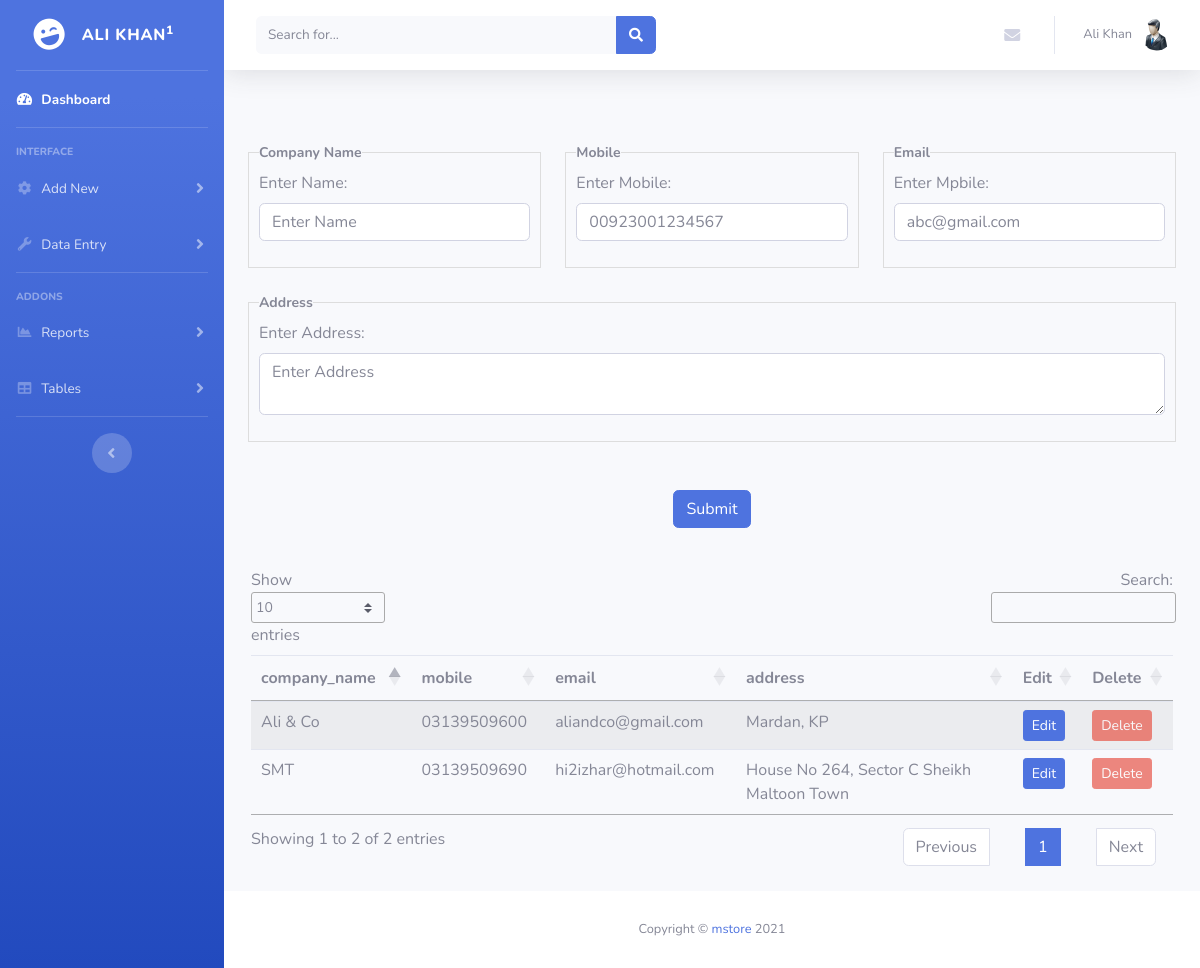
The page /companies.php (signed in) on the database its author committed.
### tables this page shows
CREATE TABLE `users` (
  `id` int(11) NOT NULL,
  `username` varchar(255) NOT NULL,
  `password` varchar(255) NOT NULL,
  `firstname` varchar(25) NOT NULL,
  `lastname` varchar(25) NOT NULL,
  `ucompany` varchar(50) NOT NULL,
  `role` varchar(10) NOT NULL,
  `status` int(11) NOT NULL DEFAULT '1'
);

CREATE TABLE `companies` (
  `id` int(11) NOT NULL,
  `company_name` varchar(255) NOT NULL,
  `mobile` varchar(20) NOT NULL,
  `email` varchar(50) NOT NULL,
  `address` varchar(255) NOT NULL,
  `status` int(11) NOT NULL DEFAULT '1',
  `user_id` int(11) NOT NULL
);

### companies.php (the view, shortened to what this page needs)
<?php
include('header.php');
$user_id=$_SESSION['id'];
$message6='';
?>
 	<div class="container">
			  <strong><center><?php echo $message6; ?></center></strong><br>
 		<form method="POST" action="insertcompany.php">
 		<div class="row">
 			<div class="col-4">
 				<fieldset class="scheduler-border">
    				<legend class="scheduler-border">Company Name</legend>
    				<div class="form-group">
				    <label for="company_name">Enter Name:</label>
				    <input type="text" class="form-control" placeholder="Enter Name" name="company_name" id="company_name">
				  </div>
    			</fieldset>
 			</div>
 			<div class="col-4">
 				<fieldset class="scheduler-border">
    				<legend class="scheduler-border">Mobile</legend>
    				<div class="form-group">
				    <label for="mobile">Enter Mobile:</label>
				    <input type="text" class="form-control" placeholder="00923001234567" name="mobile" id="mobile">
				  </div>
    			</fieldset>
 			</div>
 			<div class="col-4">
 				<fieldset class="scheduler-border">
    				<legend class="scheduler-border">Email</legend>
    				<div class="form-group">
				    <label for="email">Enter Mpbile:</label>
				    <input type="text" class="form-control" placeholder="abc@gmail.com" name="email" id="email">
				  </div>
    			</fieldset>
 			</div>
 		</div></br>
 		<div class="row">
 			<div class="col-12">
 			<fieldset class="scheduler-border">
    				<legend class="scheduler-border">Address</legend>
    				<div class="form-group">
				    <label for="address">Enter Address:</label>
				    <textarea class="form-control" placeholder="Enter Address" name="address" id="address"></textarea>
				  </div>
    		</fieldset>
    		</div>
 		</div><br>
 		</br><p align="center">
 		<button type="submit" name="submit" class="btn btn-primary">Submit</button>
 		</form></p>
 		<br>
 		<div class="row">
	 		<div class="table-responsive" style="padding-right: 15px; padding-left: 15px;">
	 			<table class="table table-striped" id="dataTable" style="width: 100%;">
			    <thead>
			      <tr>
			        <th>company_name</th>
			        <th>mobile</th>
			        <th>email</th>
			        <th width="30%;">address</th>
			        <th>Edit</th>
			        <th>Delete</th>
			      </tr>
			    </thead>
			    <tbody>
			         <?php
                                    $query = "SELECT * from companies WHERE user_id=$user_id ORDER BY id DESC";
		    						$result = mysqli_query($conn,$query) or die( mysqli_error($conn));;
                                    while($row=mysqli_fetch_assoc($result))
                                    {
                                        $company_name = $row['company_name'];
                                        $mobile = $row['mobile'];
                                        $email = $row['email'];
                                        $address = $row['address'];
                                        $id = $row['id'];
                            		?>
                                    <tr>
                                        <td><?php echo $company_name ?></td>
                                        <td><?php echo $mobile ?></td>
                                        <td><?php echo $email ?></td>
                                        <td><?php echo $address ?></td>
                                        <td><a href="cedit.php?cedit=<?php echo $id; ?>"><span class="btn btn-primary btn-sm">Edit</span></a></td>
                                        <td><a  href="cdelete.php?cdelete=<?php echo $id; ?>" onclick="return confirm('Security Check! Are you sure you want to delete? This will also delete all the other records linked with this Customer.');"><button type="button" class="btn btn-sm btn-danger" style="font-size: 14px;" disabled>Delete</button></a></td>
                                    </tr>
                            <?php
                                    }
                            ?>
			     </tbody>
			  </table>
	 		</div>
	 	</div>
	</div>
<?php include ('footer.php'); ?>

### header.php (shortened to what this page needs)
<?php include ('db.php');
$user_id=$_SESSION['id'];
?>
<?php
      $sql = "SELECT * FROM users WHERE id=$user_id";
             if ($result = mysqli_query($conn,$sql)){
                  $row = mysqli_fetch_array($result);
                  $id=$row['id'];
                  $firstname=$row['firstname'];
                  $lastname=$row['lastname'];
                  $ucompany=$row['ucompany'];
            }?>
<!DOCTYPE html>
<html lang="en">
<head>
  <link href="vendor/fontawesome-free/css/all.min.css" rel="stylesheet" type="text/css">
  <link href="css/sb-admin-2.min.css" rel="stylesheet">
  <link href="style.css" rel="stylesheet">
  <link rel="stylesheet" href="https://cdn.datatables.net/1.10.21/css/jquery.dataTables.min.css" />
</head>
<body id="page-top">
  <div id="wrapper">
    <ul class="navbar-nav bg-gradient-primary sidebar sidebar-dark accordion" id="accordionSidebar">
      <a class="sidebar-brand d-flex align-items-center justify-content-center" href="home.php">
        <div class="sidebar-brand-icon rotate-n-15">
          <i class="fas fa-laugh-wink"></i>
        </div>
        <div class="sidebar-brand-text mx-3"><?php echo $ucompany; ?><sup><?php echo $id; ?></sup></div>
      </a>
      <hr class="sidebar-divider my-0">
      <li class="nav-item active">
        <a class="nav-link" href="home.php">
          <i class="fas fa-fw fa-tachometer-alt"></i>
          <span>Dashboard</span></a>
      </li>
      <hr class="sidebar-divider">
      <div class="sidebar-heading">
        Interface
      </div>
      <li class="nav-item">
        <a class="nav-link collapsed" href="#" data-toggle="collapse" data-target="#collapseTwo" aria-expanded="true" aria-controls="collapseTwo">
          <i class="fas fa-fw fa-cog"></i>
          <span>Add New</span>
        </a>
      </li>
      <li class="nav-item">
        <a class="nav-link collapsed" href="#" data-toggle="collapse" data-target="#collapseUtilities" aria-expanded="true" aria-controls="collapseUtilities">
          <i class="fas fa-fw fa-wrench"></i>
          <span>Data Entry</span>
        </a>
      </li>
      <hr class="sidebar-divider">
      <div class="sidebar-heading">
        Addons
      </div>
      <li class="nav-item">
        <a class="nav-link collapsed" href="#" data-toggle="collapse" data-target="#collapsePages" aria-expanded="true" aria-controls="collapsePages">
          <i class="fas fa-fw fa-chart-area"></i>
          <span>Reports</span>
        </a>
      </li>
      <li class="nav-item">
        <a class="nav-link collapsed" href="#" data-toggle="collapse" data-target="#collapseTables" aria-expanded="true" aria-controls="collapseTables">
          <i class="fas fa-fw fa-table"></i>
          <span>Tables</span>
        </a>
      </li>
      <hr class="sidebar-divider d-none d-md-block">
      <div class="text-center d-none d-md-inline">
        <button class="rounded-circle border-0" id="sidebarToggle"></button>
      </div>
    </ul>
    <div id="content-wrapper" class="d-flex flex-column">
      <div id="content">
        <nav class="navbar navbar-expand navbar-light bg-white topbar mb-4 static-top shadow">
          <form class="d-none d-sm-inline-block form-inline mr-auto ml-md-3 my-2 my-md-0 mw-100 navbar-search">
            <div class="input-group">
              <input type="text" class="form-control bg-light border-0 small" placeholder="Search for..." aria-label="Search" aria-describedby="basic-addon2">
              <div class="input-group-append">
                <button class="btn btn-primary" type="button">
                  <i class="fas fa-search fa-sm"></i>
                </button>
              </div>
            </div>
          </form>
          <ul class="navbar-nav ml-auto">
            <li class="nav-item dropdown no-arrow mx-1">
              <a class="nav-link dropdown-toggle" href="#" id="messagesDropdown" role="button" data-toggle="dropdown" aria-haspopup="true" aria-expanded="false">
                <i class="fas fa-envelope fa-fw"></i>
              </a>
            </li>
            <li class="nav-item dropdown no-arrow">
              <a class="nav-link dropdown-toggle" href="#" id="userDropdown" role="button" data-toggle="dropdown" aria-haspopup="true" aria-expanded="false">
                <span class="mr-2 d-none d-lg-inline text-gray-600 small"><?php echo $firstname.' '.$lastname ?></span>
                <img class="img-profile rounded-circle" src="img/user.png">
              </a>
            </li>
          </ul>
        </nav>

### style.css (style rules this page uses)
fieldset.scheduler-border { border: solid 1px #DDD !important; padding: 0 10px 10px 10px; border-bottom: none; }
legend.scheduler-border { width: auto !important; border: none; font-size: 14px; }
legend { font-weight: bold; }
table { border-spacing: 0; }
table { border-collapse: separate; }
td { padding: 0px; }
table.dataTable { border: none; }

### rows shown on the page
users: ucompany "ALI KHAN", id "1", firstname "Ali", lastname "Khan"
companies: company_name "SMT", mobile "03139509690", email "hi2izhar@hotmail.com", address "House No 264, Sector C Sheikh Maltoon Town"
companies: company_name "Ali & Co", mobile "03139509600", email "aliandco@gmail.com", address "Mardan, KP"
